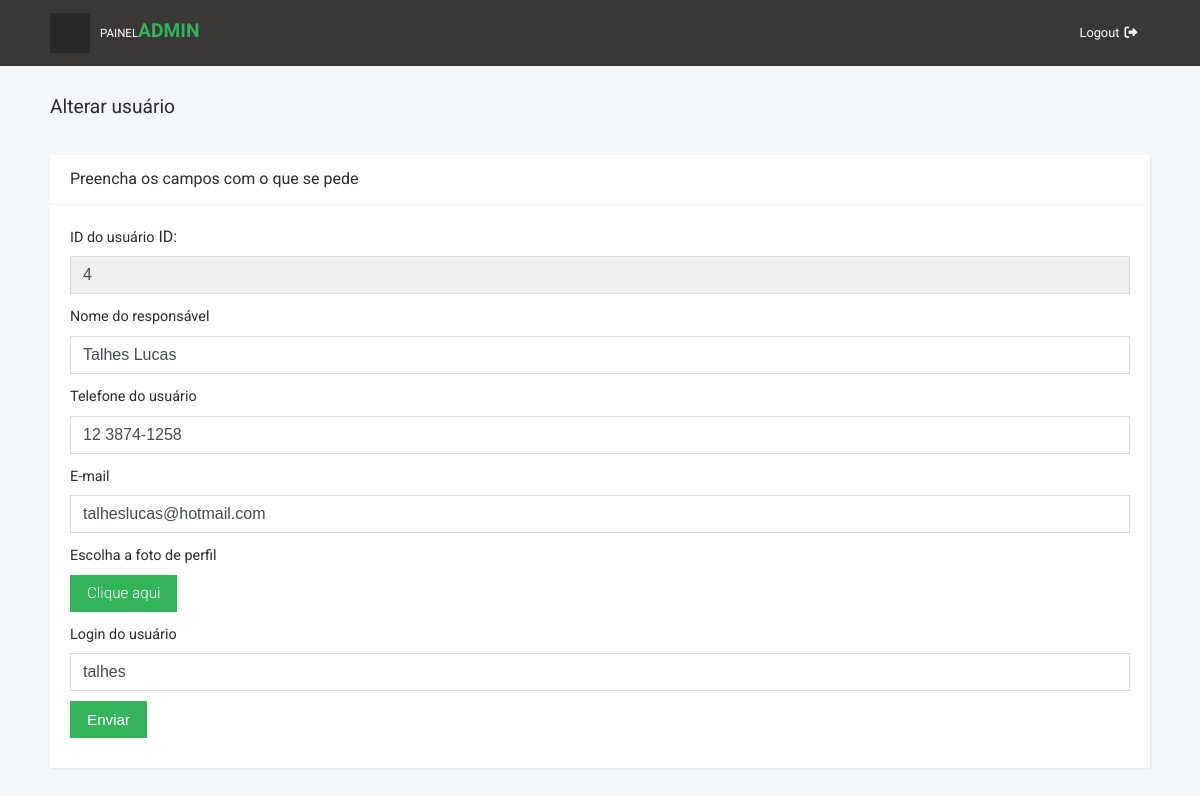
Page /Admin/alterarEmpresa.php?id=4 (signed in) on the committed database.
### tables this page shows
CREATE TABLE `empresa` (
  `id_empresa` int(11) NOT NULL,
  `nome_empresa` varchar(100) NOT NULL,
  `telefone_empresa` varchar(21) NOT NULL,
  `cep` varchar(30) NOT NULL,
  `num` varchar(30) NOT NULL,
  `uf` varchar(5) NOT NULL,
  `bairro` varchar(160) NOT NULL,
  `cidade` varchar(100) NOT NULL,
  `rua` varchar(100) NOT NULL,
  `nome_responsavel` varchar(100) NOT NULL,
  `email_responsavel` varchar(100) NOT NULL,
  `telefone_responsavel` varchar(30) NOT NULL,
  `nivel` enum('Farmacia','HomeCare') DEFAULT NULL,
  `login` varchar(32) NOT NULL,
  `senha` varchar(32) NOT NULL,
  `data_cadastro` datetime DEFAULT NULL
);

### Admin/alterarEmpresa.php (the view, shortened to what this page needs)
<?php
	  include ("inicio.php");
	  include("conexao.php");
			if(isset($_GET['id']))
		{
			$id=$_GET['id'];
			$sql = "select * from empresa where id_empresa='$id'";
			$resultado = $conexao->query($sql);
			$linha = $resultado->fetch_object();
		}
?>
	   <section class="forms">
        <div class="container-fluid">
          <header>
            <h1 class="h3 display">Alterar usuário</h1>
          </header>
          <div class="row">
            <div class="col-lg-12">
              <div class="card">
                <div class="card-header d-flex align-items-center">
                  <h2 class="h5 display display">Preencha os campos com o que se pede</h2>
                </div>
                <div class="card-block">
                  <form action="confirmaAlterarEmpresa.php" method="post" enctype="multipart/form-data" align="auto">
					<div class="form-group">
                      <label>ID do usuário</label>
					  <?php echo "ID: <input name=\"id\" readonly=\"true\" type=\"text\" value=\"$linha->id_empresa\" class='form-control'>";?>
                    </div>
                    <div class="form-group">
                      <label>Nome do responsável</label>
                      <input type="text" placeholder="Nome Completo" value="<?php echo $linha->nome_responsavel;?>" name="nome_responsavel" class="form-control">
                    </div>
					<div class="form-group">
                      <label>Telefone do usuário</label>
                      <input type="text" placeholder="Telefone" value="<?php echo $linha->telefone_responsavel;?>"name="telefone" id="telefone" class="form-control" onkeypress="mascara(this, '## ####-####')" maxlength="12">
                    </div>
					<div class="form-group">
                      <label>E-mail</label>
                      <input type="email" placeholder="E-mail" value="<?php echo $linha->email_responsavel;?>"name="email" class="form-control">
                    </div>
					<div class="form-group">
					<div class="form-group">
					<label> Escolha a foto de perfil</label>
					  <div style="position:relative;">
						<a class='btn btn-primary' href='javascript:;'>
						Clique aqui
						</a>
						</div>
					</div>
                      <label>Login do usuário</label>
                      <input type="text" placeholder="Login" value="<?php echo $linha->login;?>"name="login" class="form-control">
                    </div>
                    <div class="form-group">
                      <input type="submit" value="Enviar" class="btn btn-primary">
                    </div>
                  </form>
                </div>
              </div>
            </div>
            </div>
           </div>
      </section>

### Admin/css/style.default.css (style rules this page uses)
a { display: inline-block; text-decoration: none; color: #fff; transition: all 0.3s; }
body { overflow-x: hidden; }
h2 { color: #555; font-weight: 400; }
.card { height: 100%; border: none; background: #fff; box-shadow: 1px 1px 2px rgba(0, 0, 0, 0.1); border-radius: 0; }
.card-header { height: 50px; background-color: #fff; border-bottom-color: #f3f3f3; border-top: none; }
.card-header h2, .card-header h3 { margin-bottom: 0; }
.display { font-weight: 400 !important; }
@media (min-width: 992px) { .container-fluid { padding: 0 50px; } }
section.forms div[class*="col-"] { margin-bottom: 30px; }
section.forms header { padding: 30px 0; }
section.forms .form-group { margin-bottom: 0; }
section.forms .btn-primary, section.forms .btn-secondary { font-weight: 300; font-size: 0.75em; border-radius: 0; }
section.forms input.form-control { border-radius: 0; }
section.forms .form-group { margin-bottom: 10px; }
section.forms label { font-size: 0.8em; }
@media (min-width: 992px) { section.forms h2 { font-size: 1rem; } }
@media (min-width: 992px) { section.forms input.form-control { border-radius: 0; } }
@media (min-width: 992px) { section.forms label { font-size: 0.9em; } }
@media (min-width: 992px) { section.forms .btn-primary, section.forms .btn-secondary { font-size: 0.95em; } }
.btn { font-weight: normal; line-height: 1.25; border: 1px solid transparent; padding: 0.5rem 1rem; font-size: 1rem; border-radius: 0.25rem; transition: all 0.2s ease-in-out; }
.btn-primary { color: #fff; background-color: #33b35a; border-color: #33b35a; }
body { font-family: "Roboto", sans-serif; font-size: 1rem; font-weight: normal; line-height: 1.5; color: #292b2c; background-color: #fff; }
a { color: #33b35a; text-decoration: none; }
h1, h2, h3, h4, h5, h6, .h1, .h2, .h3, .h4, .h5, .h6 { margin-bottom: 0.5rem; font-family: "Roboto", sans-serif; font-weight: 500; line-height: 1.1; color: inherit; }
h1, .h1 { font-size: 1.5rem; }
h2, .h2 { font-size: 1.3rem; }
h3, .h3 { font-size: 1.2rem; }
h5, .h5 { font-size: 0.9rem; }

### rows in the picture
empresa: id "4", nome_responsavel "Talhes Lucas", telefone "12 3874-1258", email "talheslucas@hotmail.com", login "talhes"
